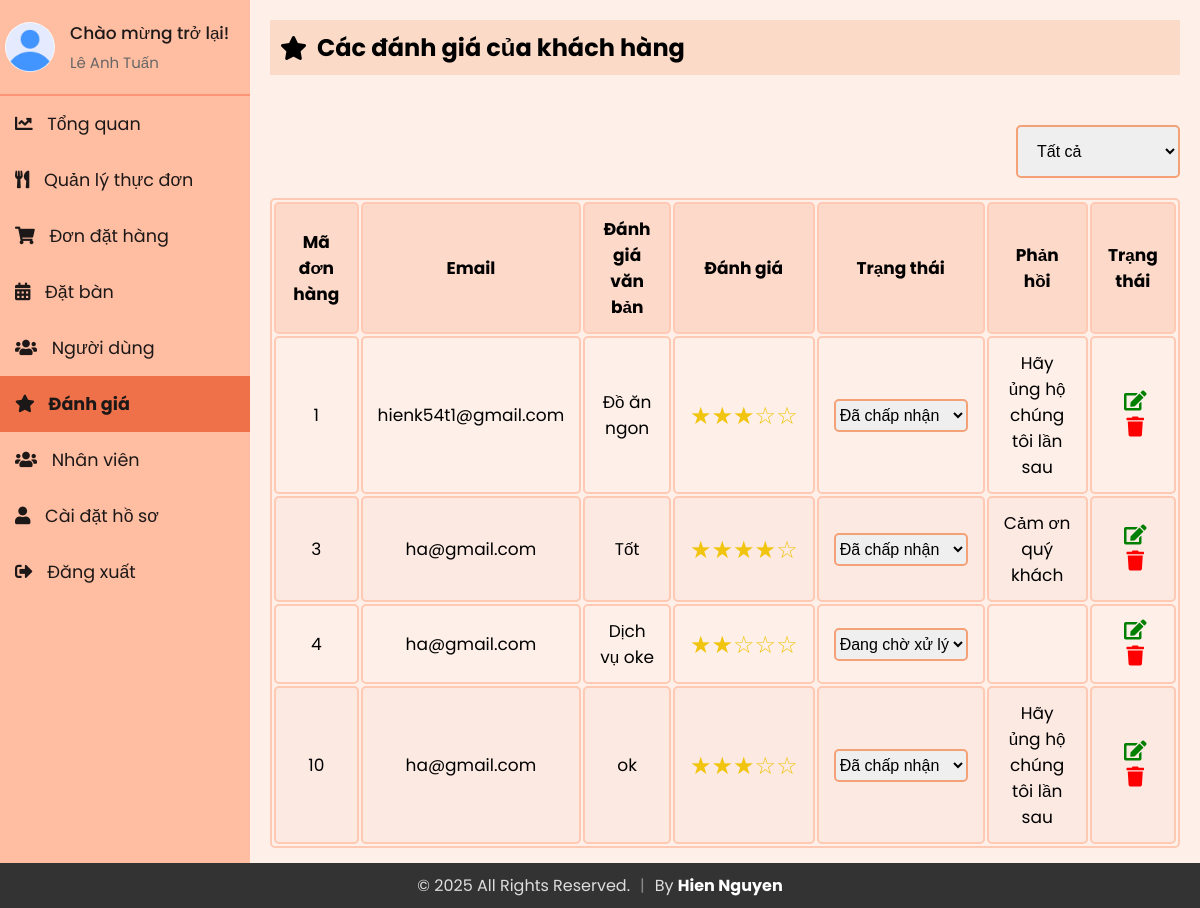
The page /Admin/reviews.php (signed in) on the database its author committed.
### tables this page shows
CREATE TABLE `staff` (
  `id` int(11) NOT NULL,
  `firstName` varchar(50) NOT NULL,
  `lastName` varchar(50) NOT NULL,
  `email` varchar(100) NOT NULL,
  `contact` varchar(15) DEFAULT NULL,
  `role` enum('superadmin','admin') NOT NULL,
  `password` varchar(255) NOT NULL,
  `createdAt` timestamp NOT NULL DEFAULT current_timestamp(),
  `updatedAt` timestamp NOT NULL DEFAULT current_timestamp() ON UPDATE current_timestamp(),
  `profile_image` varchar(255) NOT NULL DEFAULT 'default.jpg'
);

CREATE TABLE `reviews` (
  `review_id` int(11) NOT NULL,
  `email` varchar(255) NOT NULL,
  `order_id` int(11) DEFAULT NULL,
  `rating` int(11) NOT NULL,
  `review_text` text DEFAULT NULL,
  `review_date` date DEFAULT current_timestamp(),
  `status` enum('Đã chấp nhận','Đang chờ xử lý','Bị từ chối') DEFAULT 'Đang chờ xử lý',
  `response` text DEFAULT NULL
);

### Admin/sidebar.php (called while the page is built, shortened)
<?php
include 'db_connection.php';
$admin_email = isset($_SESSION['email']) ? $_SESSION['email'] : '';
function getAdminInfo($email)
{
  global $conn;
  $stmt = $conn->prepare("SELECT firstName, lastName, email, profile_image FROM staff WHERE email = ?");
  $stmt->bind_param("s", $email);
  $stmt->execute();
  $stmt->bind_result($firstName, $lastName, $email,  $profile_image);
  return [
    'firstName' => $firstName ?: '',
    'lastName' => $lastName ?: '',
    'email' => $email ?: '',
    'profile_image' => $profile_image ?: 'default.jpg'
  ];
}
$admin_info = getAdminInfo($admin_email);
?>

### Admin/reviews.php (the view, shortened to what this page needs)
<?php
include 'db_connection.php';
?>
<?php
include 'sidebar.php';
?>
<!DOCTYPE html>
<html lang="en">
<head>
  <link rel="stylesheet" href="https://cdnjs.cloudflare.com/ajax/libs/font-awesome/5.15.3/css/all.min.css">
  <link rel="stylesheet" href="admin_reservation.css">
  <link rel="stylesheet" href="sidebar.css">
  <link rel="stylesheet" href="admin_review.css">
</head>
<body>
  <div class="sidebar">
    <div class="profile-section">
      <img src="../uploads/<?php echo htmlspecialchars($admin_info['profile_image']); ?>" alt="Profile Picture">
      <div class="info">
        <h3>Chào mừng trở lại!</h3>
        <p><?php echo htmlspecialchars($admin_info['firstName']) . ' ' . htmlspecialchars($admin_info['lastName']); ?></p>
      </div>
    </div>
    <ul>
    <li><a href="index.php" ><i class="fas fa-chart-line"></i> Tổng quan</a></li>
            <li><a href="admin_menu.php" ><i class="fas fa-utensils"></i> Quản lý thực đơn</a></li>
            <li><a href="admin_orders.php"><i class="fas fa-shopping-cart"></i> Đơn đặt hàng</a></li>
            <li><a href="reservations.php"><i class="fas fa-calendar-alt"></i> Đặt bàn</a></li>
            <li><a href="users.php"><i class="fas fa-users"></i> Người dùng</a></li>
            <li><a href="reviews.php"class="active"><i class="fas fa-star"></i> Đánh giá </a></li>
            <li><a href="staffs.php"><i class="fas fa-users"></i> Nhân viên</a></li>
            <li><a href="profile.php"><i class="fas fa-user"></i> Cài đặt hồ sơ</a></li>
            <li><a href="logout.php"><i class="fas fa-sign-out-alt"></i> Đăng xuất</a></li>
    </ul>
  </div>
  <div class="content">
    <div class="header">
      <h2><i class="fas fa-star"></i> Các đánh giá của khách hàng</h2>
    </div>
    <div class="actions">
      <select id="statusFilter" name="statusFilter" onchange="filterByStatus()">
        <option value="">Tất cả</option>
      </select>
    </div>
    <div class="table">
      <table id="reviewTable">
        <thead>
          <tr>
            <th>Mã đơn hàng</th>
            <th>Email</th>
            <th>Đánh giá văn bản</th>
            <th>Đánh giá</th>
            <th>Trạng thái</th>
            <th>Phản hồi</th>
            <th>Trạng thái</th>
          </tr>
        </thead>
        <tbody>
          <?php
          include 'db_connection.php';
          $sql = "SELECT * FROM reviews";
          $result = mysqli_query($conn, $sql);
          if (mysqli_num_rows($result) > 0) {
            while ($row = mysqli_fetch_assoc($result)) {
              $ratingStars = str_repeat('&#9733;', $row['rating']) . str_repeat('&#9734;', 5 - $row['rating']);
              echo "<tr>
                        <td>{$row['order_id']}</td>
                        <td>{$row['email']}</td>
                        <td>{$row['review_text']}</td>
                        <td class='rating-stars'>{$ratingStars}</td>
                        <td>
                         <select id='status-{$row['order_id']}' onchange='updateStatus({$row['order_id']}, this.value)' class='status-select'>
                         <option value='Đang chờ xử lý' " . ($row['status'] == 'Đang chờ xử lý' ? 'selected' : '') . ">Đang chờ xử lý</option>
                         <option value='Đã chấp nhận' " . ($row['status'] == 'Đã chấp nhận' ? 'selected' : '') . ">Đã chấp nhận</option>
                         <option value='Bị từ chối' " . ($row['status'] == 'Bị từ chối' ? 'selected' : '') . ">Bị từ chối</option>
                         </select>
                        </td>
                        <td>{$row['response']}</td>
                        <td>
                            <button id='editbtn' onclick='openEditReviewModal(this)' data-id='{$row['order_id']}' data-email='{$row['email']}' data-review_text='{$row['review_text']}' data-rating='{$row['rating']}' data-response='{$row['response']}'><i class='fas fa-edit'></i></button>
                            <button id='deletebtn' onclick=\"deleteReview('{$row['order_id']}', '{$row['email']}')\"><i class='fas fa-trash'></i></button>
                        </td>
                      </tr>";
            }
          } else {
            echo "<tr><td colspan='6' style='text-align: center;'>Không có đánh giá nào</td></tr>";
          }
          ?>
        </tbody>
      </table>
    </div>
  </div>
</body>
</html>

### Admin/admin_reservation.css (style rules this page uses)
* { margin: 0; padding: 0; }
body { background: #fef0e8; font-family: "Poppins", sans-serif; margin: 0; }
.content { margin-bottom: 40px; }
table { width: 100%; border: 2px solid #ffc9b3; font-size: 17px; text-align: center; cursor: pointer; border-radius: 5px; }
table th, table td { padding: 12px 15px; border: 2px solid #ffc9b3; border-radius: 5px; }
table th { background-color: #fdd9c9; }
table tr:nth-of-type(even) { background-color: #fce9e2; }
.header { padding: 10px; background-color: #fbdac7; margin-bottom: 20px; display: flex; align-items: center; }
.status-select { border: 2px solid #f4a178; padding: 5px 0px 5px 0; font-size: 16px; border-radius: 5px; cursor: pointer; outline: none; }
#editbtn, #deletebtn { font-size: 20px; background: none; border: none; padding: 0 0 0 5px; outline: none; cursor: pointer; transition: transform 0.3s ease; }
#editbtn { color: green; }
#deletebtn { color: red; }
button { background-color: #fb4a36; color: white; border: 2px solid #fb4a36; padding: 14px 20px; cursor: pointer; border-radius: 5px; transition: all 0.3s ease; font-size: 1.2rem; }
.actions { display: flex; align-items: center; margin-bottom: 20px; margin-top: 20px; gap: 7px; }
.actions select, .actions input { padding: 15px; font-size: 1rem; border-radius: 5px; border: 2px solid #f4a178; cursor: pointer; outline: none; }

### Admin/sidebar.css (style rules this page uses)
* { margin: 0; padding: 0; box-sizing: border-box; }
body { background: #fef0e8; font-family: "Poppins", sans-serif; display: flex; flex-direction: row; margin: 0; }
.sidebar { width: 250px; background-color: #ffbda1; color: #1d1818; overflow: auto; position: relative; min-height: 100vh; font-size: 1.1rem }
.sidebar ul li a { display: block; padding: 15px; text-decoration: none; color: #1d1818; transition: background-color 0.3s; }
.sidebar ul li a.active { background-color:#ee7149; font-weight: bold; }
.sidebar ul li a i { margin-right: 10px; }
.sidebar ul { list-style-type: none; padding: 0; }
.content { flex: 1; padding: 20px; }
.header { padding: 10px; background-color: #fbdac7; margin-bottom: 20px; display: flex; align-items: center; }
.header h2 { display: flex; align-items: center; }
.header h2 i { margin-right: 10px; }
.profile-section { padding: 20px 5px 20px 5px; display: flex; align-items: center; border-bottom: 2px solid rgba(253, 108, 77, 0.5); }
.profile-section img { width: 50px; height: 50px; border-radius: 50%; margin-right: 15px; }
.profile-section .info { flex-grow: 1; }
.profile-section .info h3 { margin: 0; font-size: 17px; font-weight: 500; }
.profile-section .info p { margin: 5px 0 0; font-size: 15px; color: #666; }
.sidebar ul li a.active { background-color: #ee7149; font-weight: bold; }

### Admin/admin_review.css (style rules this page uses)
* { margin: 0; padding: 0; }
body { background: #fef0e8; font-family: "Poppins", sans-serif; margin: 0; }
.actions { display: flex; justify-content: end; margin-top: 50px; }
.rating-stars { font-size: 1.5rem; color: #f1c40f; }
.content { margin-bottom: 40px; }

### rows shown on the page
staff: profile_image (placeholder picture), firstName "Lê Anh", lastName "Tuấn"
reviews: order "1", email "hienk54t1@gmail.com", review_text "Đồ ăn ngon", rating "★★★☆☆", status+order "Đã chấp nhận", response "Hãy ủng hộ chúng tôi lần sau"
reviews: order "3", email "ha@gmail.com", review_text "Tốt", rating "★★★★☆", status+order "Đã chấp nhận", response "Cảm ơn quý khách"
reviews: order "4", email "ha@gmail.com", review_text "Dịch vụ oke", rating "★★☆☆☆", status+order "Đang chờ xử lý"
reviews: order "10", email "ha@gmail.com", review_text "ok", rating "★★★☆☆", status+order "Đã chấp nhận", response "Hãy ủng hộ chúng tôi lần sau"
